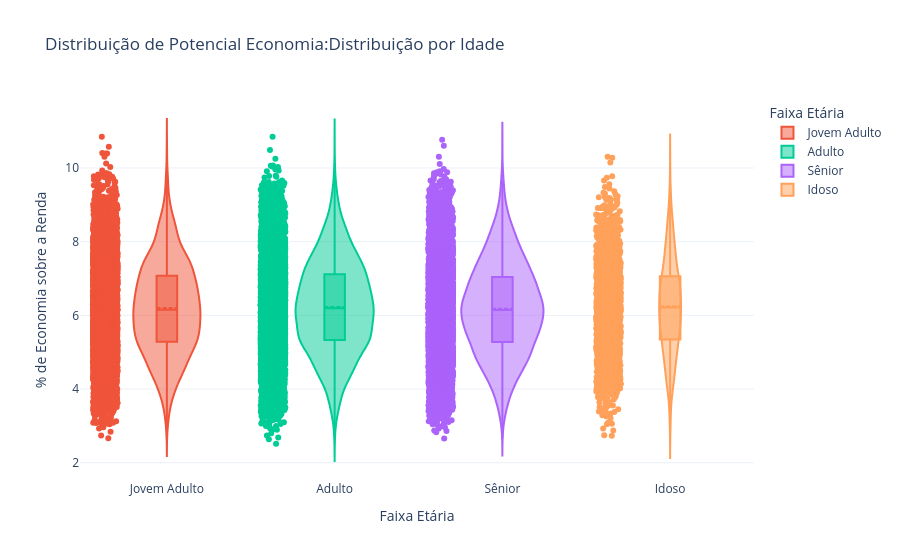

Here is the notebook cell this chart was saved with:
### Markdown cell above
## 4.2. Análise: Potencial de Economia x Idade
O comportamento por faixa etária assemelha-se ao de dependentes. Embora o grupo de idosos possua uma amostra significativamente maior no dataset, a densidade do comportamento financeiro (onde o violino é mais "gordo") é muito parecida com as demais idades.

Mesmo com o avanço da idade, a **densidade de gastos supérfluos mantém um padrão, reforçando que a idade não determina a maturidade financeira no consumo.**

### Code cell
import pandas as pd
import plotly.express as px


colunas_economia = [
    'Potential_Savings_Groceries', 'Potential_Savings_Transport', 
    'Potential_Savings_Eating_Out', 'Potential_Savings_Entertainment', 
    'Potential_Savings_Utilities', 'Potential_Savings_Healthcare', 
    'Potential_Savings_Education', 'Potential_Savings_Miscellaneous'
]


dados['Potential_Savings'] = dados[colunas_economia].sum(axis=1)
dados['waste_Ratio'] = (dados['Potential_Savings'] / dados['Income']) * 100

#criando a faixa etaria
bins = [0, 18, 31, 46, 61, 100]
labels_idade = ['Jovem', 'Jovem Adulto', 'Adulto', 'Sênior', 'Idoso']
dados['Age_Group'] = pd.cut(dados['Age'], bins=bins, labels=labels_idade, right=False)


fig = px.violin(
    dados, 
    x="Age_Group", 
    y="waste_Ratio", 
    color="Age_Group", 
    box=True,            
    points='all',         
    category_orders={"Age_Group": labels_idade},
    title="Distribuição de Potencial Economia:Distribuição por Idade",
    labels={
        "Age_Group": "Faixa Etária",
        "waste_Ratio": "% de Economia sobre a Renda"
    },
    template="plotly_white"
)

# linha da média para comparar com a mediana (boxplot interno)
fig.update_traces(meanline_visible=True)

#esse método é responsávell por deixar o violino no tamanho real,sem haver distorções na imagem,mesmo se os outros
#forem maiores
fig.update_traces(scalemode='count')
#linhas de guia 
fig.update_layout(
    hovermode="x", # Faz a linha focar no grupo (eixo X) onde o mouse está
    yaxis=dict(
        showspikes=True, #ativa a linha de guia
        spikemode="across", #faz a linha atravessar o gráfico inteiro
        spikesnap="cursor", #a linha segue exatamente o mouse, não "pula" nos pontos
        spikethickness=2, #espessura da linha
        spikedash="dash", #estilo da linha 
        spikecolor="gray" 
    )
)

fig.show()

### Figure 1 — Plotly figure (JSON) as saved in the notebook; plotly's stock layout.template omitted (floating-point values rounded to 4 significant figures; data arrays with more than 128 entries replaced by an {"elided": "..."} marker saying what was removed)
{"data": [{"alignmentgroup": "True", "box": {"visible": true}, "hovertemplate": "Faixa Etária=%{x}<br>% de Economia sobre a Renda=%{y}<extra></extra>", "legendgroup": "Jovem Adulto", "marker": {"color": "#EF553B"}, "meanline": {"visible": true}, "name": "Jovem Adulto", "offsetgroup": "Jovem Adulto", "orientation": "v", "points": "all", "scalegroup": "True", "scalemode": "count", "showlegend": true, "type": "violin", "x": {"elided": "5520 str values"}, "x0": " ", "xaxis": "x", "y": {"elided": "5520 float values"}, "y0": " ", "yaxis": "y"}, {"alignmentgroup": "True", "box": {"visible": true}, "hovertemplate": "Faixa Etária=%{x}<br>% de Economia sobre a Renda=%{y}<extra></extra>", "legendgroup": "Adulto", "marker": {"color": "#00cc96"}, "meanline": {"visible": true}, "name": "Adulto", "offsetgroup": "Adulto", "orientation": "v", "points": "all", "scalegroup": "True", "scalemode": "count", "showlegend": true, "type": "violin", "x": {"elided": "6377 str values"}, "x0": " ", "xaxis": "x", "y": {"elided": "6377 float values"}, "y0": " ", "yaxis": "y"}, {"alignmentgroup": "True", "box": {"visible": true}, "hovertemplate": "Faixa Etária=%{x}<br>% de Economia sobre a Renda=%{y}<extra></extra>", "legendgroup": "Sênior", "marker": {"color": "#ab63fa"}, "meanline": {"visible": true}, "name": "Sênior", "offsetgroup": "Sênior", "orientation": "v", "points": "all", "scalegroup": "True", "scalemode": "count", "showlegend": true, "type": "violin", "x": {"elided": "6398 str values"}, "x0": " ", "xaxis": "x", "y": {"elided": "6398 float values"}, "y0": " ", "yaxis": "y"}, {"alignmentgroup": "True", "box": {"visible": true}, "hovertemplate": "Faixa Etária=%{x}<br>% de Economia sobre a Renda=%{y}<extra></extra>", "legendgroup": "Idoso", "marker": {"color": "#FFA15A"}, "meanline": {"visible": true}, "name": "Idoso", "offsetgroup": "Idoso", "orientation": "v", "points": "all", "scalegroup": "True", "scalemode": "count", "showlegend": true, "type": "violin", "x": {"elided": "1705 str values"}, "x0": " ", "xaxis": "x", "y": {"elided": "1705 float values"}, "y0": " ", "yaxis": "y"}], "layout": {"hovermode": "x", "legend": {"title": {"text": "Faixa Etária"}, "tracegroupgap": 0}, "title": {"text": "Distribuição de Potencial Economia:Distribuição por Idade"}, "violinmode": "overlay", "xaxis": {"anchor": "y", "categoryarray": ["Jovem", "Jovem Adulto", "Adulto", "Sênior", "Idoso"], "categoryorder": "array", "domain": [0, 1], "title": {"text": "Faixa Etária"}}, "yaxis": {"anchor": "x", "domain": [0, 1], "showspikes": true, "spikecolor": "gray", "spikedash": "dash", "spikemode": "across", "spikesnap": "cursor", "spikethickness": 2, "title": {"text": "% de Economia sobre a Renda"}}}}
